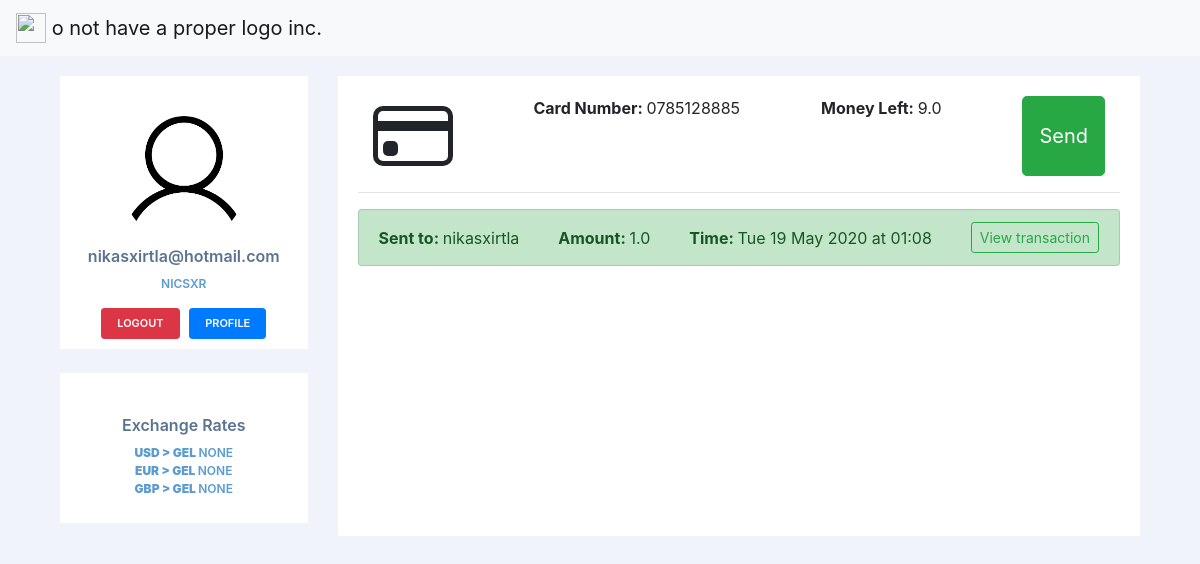
/dashboard/ (signed in), run on an earlier commit of the app's database.
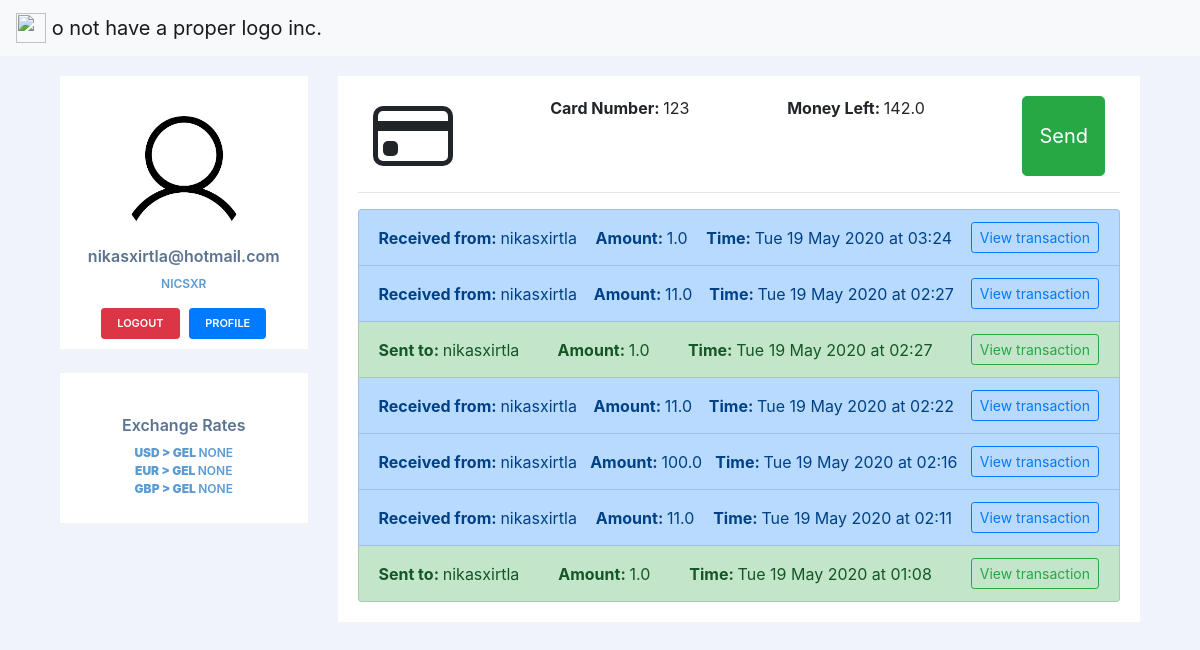
And on a later commit of the database.
### accounts/models.py (models this page shows, shortened)
class Account(AbstractBaseUser):
	email 					= models.EmailField(verbose_name="email", max_length=60, unique=True)
	username 				= models.CharField(max_length=30, unique=True)
	date_joined				= models.DateTimeField(verbose_name='date joined', auto_now_add=True)
	last_login				= models.DateTimeField(verbose_name='last login', auto_now=True)
	is_admin				= models.BooleanField(default=False)
	is_active				= models.BooleanField(default=True)
	is_staff				= models.BooleanField(default=False)
	is_superuser			= models.BooleanField(default=False)
	card_number 			= models.CharField(default=random_card(10), max_length=10)
	money                   = models.FloatField(default=10)
	USERNAME_FIELD = 'username'
	REQUIRED_FIELDS = ['email']
	objects = MyAccountManager()

class Transaction(models.Model):
	id = models.UUIDField(primary_key=True, default=uuid.uuid4, editable=False)
	sender = models.CharField(max_length=30)
	receiver = models.CharField(max_length=30)
	sent_money = models.CharField(max_length=30)
	time_sent = models.DateTimeField(auto_now_add=True)
	objects = models.Manager()

### accounts/views.py (the view)
# urls.py: path('dashboard/', dashboard_view),
@login_required
def dashboard_view(request):
    user = request.user
    my_transactions = Transaction.objects.filter(Q(sender = user.username) | Q(receiver = user.username)).order_by('-time_sent')
    context = {
        'transactions': my_transactions,
        'currency': currency
    }
    return render(request, 'dashboard/home.html', context)

### templates/dashboard/home.html (shortened to what this page needs)
{% extends "dashboard/base.html" %}
{% block content %}
<div class="container d-flex justify-content-between">
    <span><strong>Card Number: </strong>{{user.card_number}}</span>
    <span><strong>Money Left: </strong>{{user.money}}</span>
    <button type="button" class="btn btn-success btn-lg " onclick="location.href = '/dashboard/send';">Send</button>
</div>
<hr>
<ul class="list-group">
    {% for tran in transactions  %}
    {% if tran.sender == user.username %}
        <li class="list-group-item list-group-item-success d-flex justify-content-between align-items-center">
            <span><strong>Sent to: </strong>{{tran.receiver}}</span>
            <span><strong>Amount: </strong>{{tran.sent_money}}</span>
            <span><strong>Time: </strong>{{tran.time_sent|date:"D d M Y"}} at {{tran.time_sent|time:"H:i"}}</span>
            <a type="button" class="btn btn-outline-success btn-sm" href = 'transaction/{{tran.id}}'>View transaction</a>
        </li>
    {% else %}
        <li class="list-group-item list-group-item-primary d-flex justify-content-between align-items-center">
            <span><strong>Received from: </strong>{{tran.sender}}</span>
            <span><strong>Amount: </strong>{{tran.sent_money}}</span>
            <span><strong>Time: </strong>{{tran.time_sent|date:"D d M Y"}} at {{tran.time_sent|time:"H:i"}}</span>
            <a type="button" class="btn btn-outline-primary btn-sm" href = 'transaction/{{tran.id}}'>View transaction</a>
        </li>
    {% endif %}
    {% endfor %}
</ul>
{% endblock content %}

### templates/dashboard/base.html (shortened to what this page needs)
{% load static %}
<!doctype html>
<html lang="en">
  <head>
    <link rel="stylesheet" href="https://stackpath.bootstrapcdn.com/bootstrap/4.4.1/css/bootstrap.min.css">
    <link rel="stylesheet" type="text/css" href="{% static 'css/style.css' %}">
  </head>
	<body>
    <nav class="navbar navbar-light bg-light">
      <a class="navbar-brand" href="/dashboard">
        <img src="https://upload.wikimedia.org/wikipedia/commons/thumb/8/82/Discord_black_D.svg/778px-Discord_black_D.svg.png" width="30" height="30" class="d-inline-block align-top" alt="">
        o not have a proper logo inc.
      </a>
    </nav>
    <div class="container">
      <div class="row profile">
          <div class="col-md-3">
              <div class="profile-sidebar">
                  <div class="profile-usertitle">
                      <div class="profile-userpic">
                          <a href='/dashboard'><img src="{% static 'profile_placeholder.png' %}" class="img-responsive" alt=""></a>
                      </div>
                      <div class="profile-usertitle-name">
                          {{user.email}}
                      </div>
                      <div class="profile-usertitle-job">
                          {{user.username}}
                      </div>
                  </div>
                  <div class="profile-userbuttons">
                      <button type="button" class="btn btn-danger btn-sm" onclick="location.href = '/logout';"> Logout </button>
                      <button type="button" class="btn btn-primary btn-sm" onclick="location.href = '/dashboard/profile';">Profile</button>
                  </div>
              </div>
              <br>
              {% if currency %}
                <div class="profile-sidebar">
                  <div class="profile-usertitle">
                      <div class="profile-usertitle-name">
                          Exchange Rates
                      </div>
                      <div class="profile-usertitle-job">
                          <strong>USD > GEL </strong>{{currency.usd_gel}} <br>
                          <strong>EUR > GEL </strong>{{currency.eur_gel}} <br>
                          <strong>GBP > GEL </strong>{{currency.gbp_gel}} <br>
                      </div>
                  </div>
                </div>
              <br>
              {% endif %}
          </div>
          <div class="col-md-9">
              <div class="profile-content">
                {% block content %}{% endblock content %}
              </div>
          </div>
      </div>
  </div>
	</body>
</html>

### static/css/style.css (style rules this page uses)
body { background: #F1F3FA; }
.profile { margin: 20px 0; }
.profile-sidebar { padding: 20px 0 10px 0; background: #fff; }
.profile-userpic img { float: none; margin: 0 auto; width: 50%; height: 50%; -webkit-border-radius: 50% !important; -moz-border-radius: 50% !important; border-radius: 50% !important; }
.profile-usertitle { text-align: center; margin-top: 20px; }
.profile-usertitle-name { color: #5a7391; font-size: 16px; font-weight: 600; margin-bottom: 7px; }
.profile-usertitle-job { text-transform: uppercase; color: #5b9bd1; font-size: 12px; font-weight: 600; margin-bottom: 15px; }
.profile-userbuttons { text-align: center; margin-top: 10px; }
.profile-userbuttons .btn { text-transform: uppercase; font-size: 11px; font-weight: 600; padding: 6px 15px; margin-right: 5px; }
.profile-userbuttons .btn:last-child { margin-right: 0px; }
a { color: inherit; text-decoration: none; }
.profile-content { padding: 20px; background: #fff; min-height: 460px; }

What changed in the data, as far as the page shows it:
changed Account "nikasxirtla@hotmail.com": card_number "0785128885" → "123"; money "9.0" → "142.0"
added Transaction: sender "nikasxirtla", sent_money "1.0", time_sent "Tue 19 May 2020", time_sent "03:24"
added Transaction: sender "nikasxirtla", sent_money "11.0", time_sent "Tue 19 May 2020", time_sent "02:27"
added Transaction: receiver "nikasxirtla", sent_money "1.0", time_sent "Tue 19 May 2020", time_sent "02:27"
added Transaction: sender "nikasxirtla", sent_money "11.0", time_sent "Tue 19 May 2020", time_sent "02:22"
added Transaction: sender "nikasxirtla", sent_money "100.0", time_sent "Tue 19 May 2020", time_sent "02:16"
added Transaction: sender "nikasxirtla", sent_money "11.0", time_sent "Tue 19 May 2020", time_sent "02:11"
